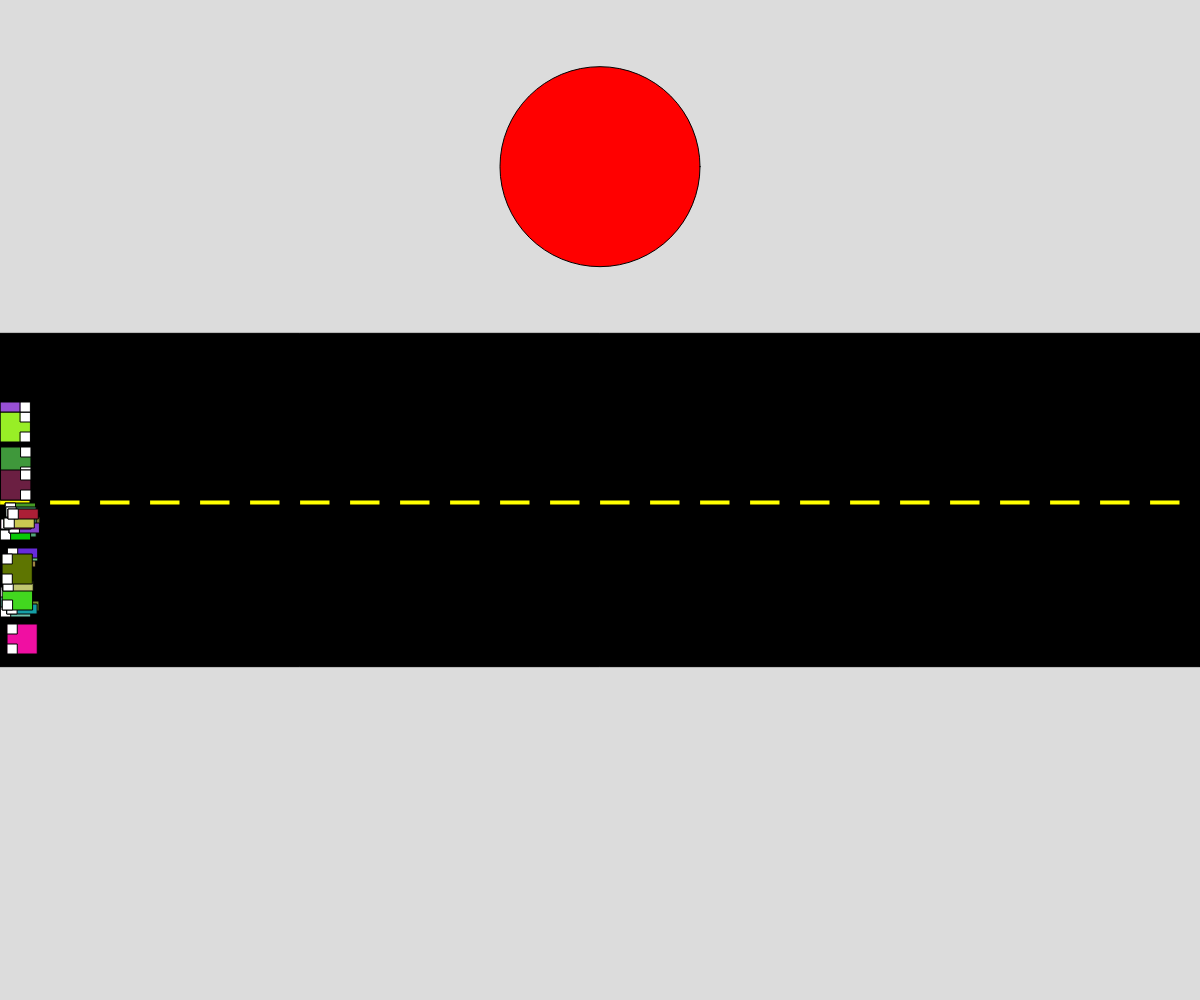
Frame 1 (no input)
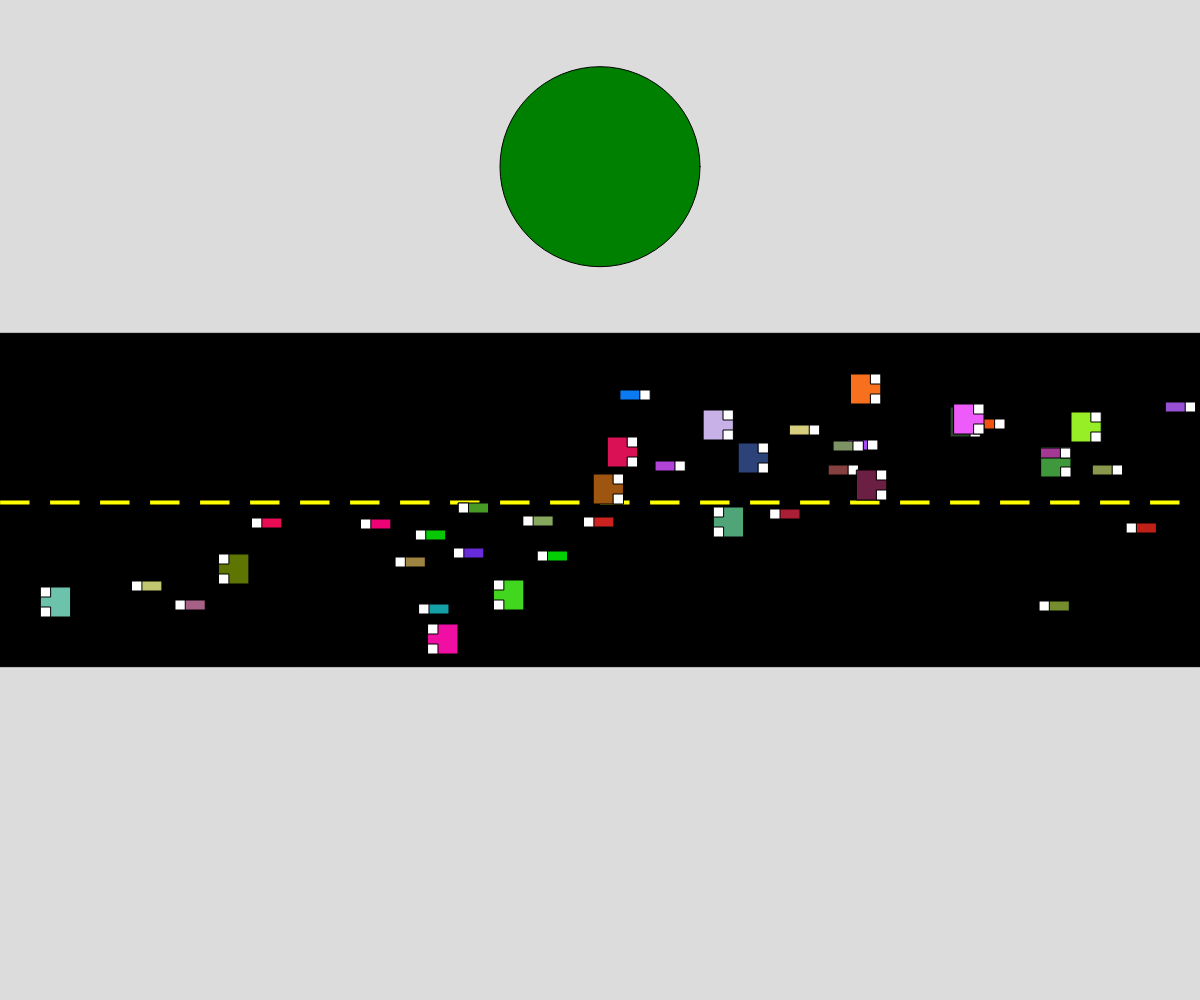
Frame 60 (no input)
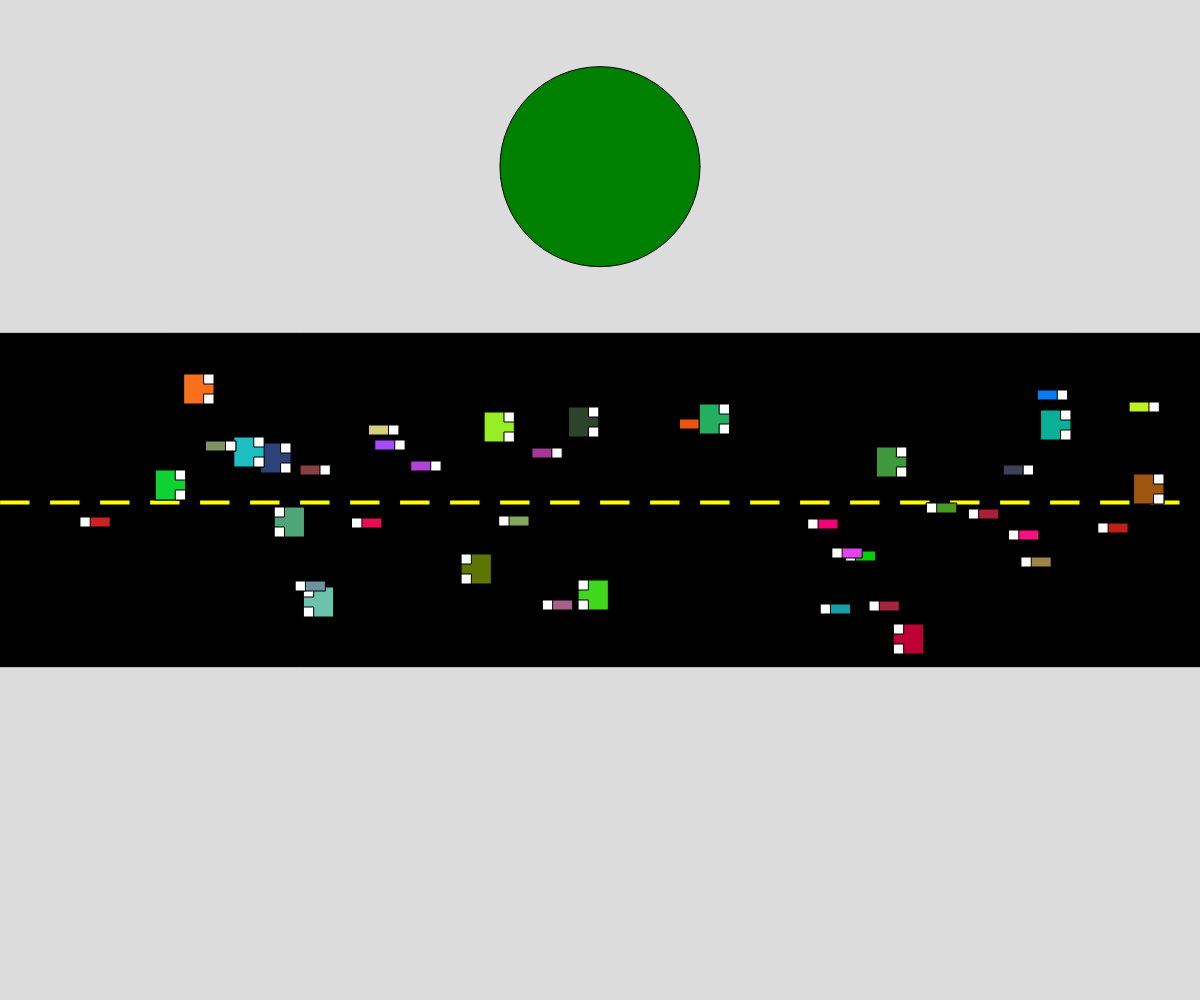
Frame 120 (the mouse pressed at the canvas centre since frame 60)

The p5.js sketch that drew these frames (run headless with seeded random() and noise() and a simulated clock; from frame 60 on, the mouse is pressed at the canvas centre):

// p5.js sketch
// ── sketch.js
// Carsx3
// Jack Breckon
// Oct 20

let eastbound = [];
let westbound = [];
let stop = false;
let stoptimer = 120;


async function setup() {
  createCanvas(windowWidth, windowHeight);
  frameRate(60);
  for(let i = 0; i < 20; i++){
    eastbound.push(new Vehicle(int(random(0,2)),color(random(255),random(255),random(255)),0,int(random(height/2,height/1.6)),0,random(10)));
    westbound.push(new Vehicle(int(random(0,2)),color(random(255),random(255),random(255)),1,int(random(height/2.7,height/2.1)),1,random(10)));
  }
  
}

function draw() {
  background(220);
  drawRoad();
  for (let c of eastbound){
    c.action();
  }
  for (let c of westbound){
    c.action();
  }
  if (stoptimer > 120){
    fill("green");
    stop = false;
  }
  else {
    fill("red");
    stop = true;
  }
  circle(width/2,height/6,200);
  stoptimer++;
}

function drawRoad(){
  // Draws The road
  fill(0);
  rect(0,height/3,width,height/3);
  fill(255,255,0);
  for(let i = 0; i < 1000; i++){
    rect(50*i,height/2, 30,5);
  }
}

function mousePressed(){
  if (mouseButton.left){
    if (keyIsDown(SHIFT)){
      westbound.push(new Vehicle(int(random(0,2)),color(random(255),random(255),random(255)),1,int(random(height/2.7,height/2.1)),1,random(10)));
    }
    else {
      eastbound.push(new Vehicle(int(random(0,2)),color(random(255),random(255),random(255)),0,int(random(height/2,height/1.6)),0,random(10)));
    }
  }
}

function keyPressed(){
  if (keyCode === 32){
    stoptimer = 0;

  }
}


class Vehicle{
  constructor(type,colour,x,y,direction,xSpeed){
    this.type = type;
    this.colour = colour;
    this.x = x;
    this.y = y;
    this.direction = direction;
    this.xSpeed = xSpeed;
  }
  display(){
    if (this.type === 0){
      fill(this.colour);
      rect(this.x,this.y,30,30);
      fill(255);
      rect(this.direction*20+this.x,this.y,10,10);
      rect(this.direction*20+this.x,this.y+20,10,10);
    }
    else{
      fill(this.colour);
      rect(this.x,this.y,30,10);
      fill(255);
      rect(this.direction*20+this.x,this.y,10,10);
    }
  }
  move(){
    if (this.direction === 0){
      this.x += this.xSpeed;
      if (this.x > width){
        this.x = 0;
      }
    }
    else {
      this.x -= this.xSpeed;
      if (this.x < 0){
        this.x = width;
      }
    }
  }
  speedUp(){
    this.xSpeed += random(15);
    if(this.xSpeed < 0){
      this.xSpeed = random(15);
    }
    if (this.xSpeed > 30){
      this.xSpeed = 30;
    }
  }
  speedDown(){
    this.xSpeed -= random(15);
    if (this.xSpeed < 0){
      this.xSpeed = random(15);
    }
  }
  changeColour(){
    this.colour = color(random(255),random(255),random(255));
  }
  action(){
    if (stop === false){
      this.move();
      if(int(random(100)) === 1){
        this.speedUp();
      }
      else if (int(random(100)) === 1){
        this.speedDown();
      }
      else if(int(random(100)) === 1){
        this.changeColour();
      }
    }
    this.display();
  }
}
